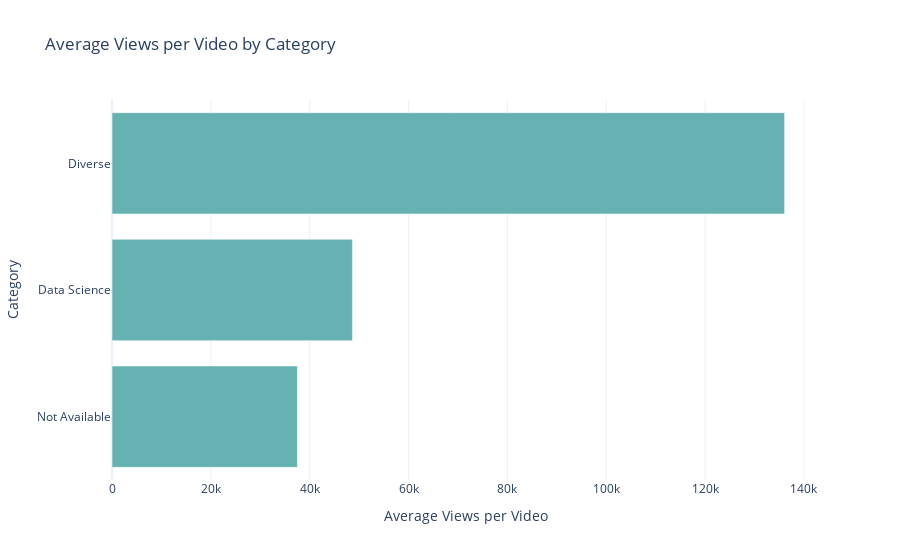

Notebook cell for this chart:
### Markdown cell above
Analysis Results:

*   The "Diverse" category has the highest average views per video 136K, more than double "Data Science" 48.6K and nearly four times "Not Available" ~37.5K
*   "Data Science" performs moderately well per-video but lags significantly behind "Diverse", indicating higher per-video reach in broadly targeted content

### Code cell
import pandas as pd
import plotly.express as px

channel_df.columns = channel_df.columns.str.strip()
channel_df["total_views"] = pd.to_numeric(channel_df["total_views"], errors="coerce")
channel_df["total_videos"] = pd.to_numeric(channel_df["total_videos"], errors="coerce")

channel_df["avg_views_per_video"] = (
    channel_df["total_views"] / channel_df["total_videos"]
)

cat_col = "Category" if "Category" in channel_df.columns else "category"

cat_avg = (
    channel_df
    .dropna(subset=[cat_col, "avg_views_per_video"])
    .groupby(cat_col, as_index=False)["avg_views_per_video"]
    .mean()
    .sort_values("avg_views_per_video", ascending=True)
)

fig = px.bar(
    cat_avg,
    x="avg_views_per_video",
    y=cat_col,
    orientation="h",
    title="Average Views per Video by Category",
    labels={
        "avg_views_per_video": "Average Views per Video",
        cat_col: "Category"
    },
    template="plotly_white"
)
fig.update_traces(marker_color="#66b2b2")

fig.show()

### Figure 1 — Plotly figure (JSON) as saved in the notebook; plotly's stock layout.template omitted (floating-point values rounded to 4 significant figures)
{"data": [{"hovertemplate": "Average Views per Video=%{x}<br>Category=%{y}<extra></extra>", "legendgroup": "", "marker": {"color": "#66b2b2", "pattern": {"shape": ""}}, "name": "", "orientation": "h", "showlegend": false, "textposition": "auto", "type": "bar", "x": [37510.0, 48650.0, 136100.0], "xaxis": "x", "y": ["Not Available", "Data Science", "Diverse"], "yaxis": "y"}], "layout": {"barmode": "relative", "legend": {"tracegroupgap": 0}, "title": {"text": "Average Views per Video by Category"}, "xaxis": {"anchor": "y", "domain": [0, 1], "title": {"text": "Average Views per Video"}}, "yaxis": {"anchor": "x", "domain": [0, 1], "title": {"text": "Category"}}}}
